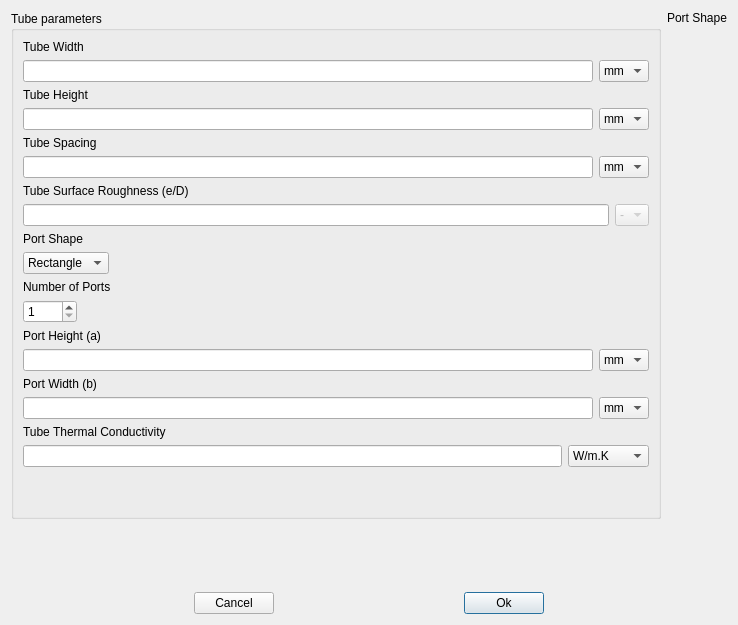
<?xml version="1.0" encoding="UTF-8"?>
<ui version="4.0">
 <class>Form</class>
 <widget class="QWidget" name="Form">
  <property name="geometry">
   <rect>
    <x>0</x>
    <y>0</y>
    <width>738</width>
    <height>625</height>
   </rect>
  </property>
  <property name="windowTitle">
   <string>Tube Definition</string>
  </property>
  <layout class="QVBoxLayout" name="verticalLayout_8">
   <item>
    <layout class="QHBoxLayout" name="horizontalLayout_2">
     <item>
      <widget class="QGroupBox" name="Fin_Parameters_group">
       <property name="title">
        <string>Tube parameters</string>
       </property>
       <layout class="QVBoxLayout" name="verticalLayout_6">
        <item>
         <layout class="QVBoxLayout" name="verticalLayout_19">
          <item>
           <layout class="QVBoxLayout" name="verticalLayout_2">
            <item>
             <widget class="QLabel" name="Tube_w_label">
              <property name="text">
               <string>Tube Width</string>
              </property>
             </widget>
            </item>
            <item>
             <layout class="QHBoxLayout" name="horizontalLayout_3">
              <item>
               <widget class="QLineEdit" name="Tube_w"/>
              </item>
              <item>
               <widget class="QComboBox" name="Tube_w_unit">
                <property name="currentIndex">
                 <number>2</number>
                </property>
                <item>
                 <property name="text">
                  <string>m</string>
                 </property>
                </item>
                <item>
                 <property name="text">
                  <string>cm</string>
                 </property>
                </item>
                <item>
                 <property name="text">
                  <string>mm</string>
                 </property>
                </item>
                <item>
                 <property name="text">
                  <string>ft</string>
                 </property>
                </item>
                <item>
                 <property name="text">
                  <string>in</string>
                 </property>
                </item>
               </widget>
              </item>
             </layout>
            </item>
           </layout>
          </item>
          <item>
           <layout class="QVBoxLayout" name="verticalLayout_3">
            <item>
             <widget class="QLabel" name="Tube_h_label">
              <property name="text">
               <string>Tube Height</string>
              </property>
             </widget>
            </item>
            <item>
             <layout class="QHBoxLayout" name="horizontalLayout_4">
              <item>
               <widget class="QLineEdit" name="Tube_h"/>
              </item>
              <item>
               <widget class="QComboBox" name="Tube_h_unit">
                <property name="currentIndex">
                 <number>2</number>
                </property>
                <item>
                 <property name="text">
                  <string>m</string>
                 </property>
                </item>
                <item>
                 <property name="text">
                  <string>cm</string>
                 </property>
                </item>
                <item>
                 <property name="text">
                  <string>mm</string>
                 </property>
                </item>
                <item>
                 <property name="text">
                  <string>ft</string>
                 </property>
                </item>
                <item>
                 <property name="text">
                  <string>in</string>
                 </property>
                </item>
               </widget>
              </item>
             </layout>
            </item>
           </layout>
          </item>
          <item>
           <layout class="QVBoxLayout" name="verticalLayout_4">
            <item>
             <layout class="QVBoxLayout" name="verticalLayout_11">
              <item>
               <widget class="QLabel" name="Tube_s_label">
                <property name="text">
                 <string>Tube Spacing</string>
                </property>
               </widget>
              </item>
              <item>
               <layout class="QHBoxLayout" name="horizontalLayout_12">
                <item>
                 <widget class="QLineEdit" name="Tube_s">
                  <property name="enabled">
                   <bool>true</bool>
                  </property>
                  <property name="toolTip">
                   <string>Ratio between internal tube roughness to the inner tube diameter</string>
                  </property>
                 </widget>
                </item>
                <item>
                 <widget class="QComboBox" name="Tube_s_unit">
                  <property name="enabled">
                   <bool>true</bool>
                  </property>
                  <property name="currentIndex">
                   <number>2</number>
                  </property>
                  <item>
                   <property name="text">
                    <string>m</string>
                   </property>
                  </item>
                  <item>
                   <property name="text">
                    <string>cm</string>
                   </property>
                  </item>
                  <item>
                   <property name="text">
                    <string>mm</string>
                   </property>
                  </item>
                  <item>
                   <property name="text">
                    <string>ft</string>
                   </property>
                  </item>
                  <item>
                   <property name="text">
                    <string>in</string>
                   </property>
                  </item>
                 </widget>
                </item>
               </layout>
              </item>
             </layout>
            </item>
            <item>
             <layout class="QVBoxLayout" name="verticalLayout_5">
              <item>
               <widget class="QLabel" name="Tube_e_D_label">
                <property name="text">
                 <string>Tube Surface Roughness (e/D)</string>
                </property>
               </widget>
              </item>
              <item>
               <layout class="QHBoxLayout" name="horizontalLayout_6">
                <item>
                 <widget class="QLineEdit" name="Tube_e_D"/>
                </item>
                <item>
                 <widget class="QComboBox" name="Tube_e_D_unit">
                  <property name="enabled">
                   <bool>false</bool>
                  </property>
                  <property name="currentIndex">
                   <number>0</number>
                  </property>
                  <item>
                   <property name="text">
                    <string>-</string>
                   </property>
                  </item>
                 </widget>
                </item>
               </layout>
              </item>
             </layout>
            </item>
            <item>
             <widget class="QLabel" name="Port_shape_label">
              <property name="text">
               <string>Port Shape</string>
              </property>
             </widget>
            </item>
            <item>
             <layout class="QHBoxLayout" name="horizontalLayout_5">
              <item>
               <widget class="QComboBox" name="Port_shape">
                <item>
                 <property name="text">
                  <string>Rectangle</string>
                 </property>
                </item>
                <item>
                 <property name="text">
                  <string>Circle</string>
                 </property>
                </item>
                <item>
                 <property name="text">
                  <string>Triangle</string>
                 </property>
                </item>
               </widget>
              </item>
              <item>
               <spacer name="horizontalSpacer_4">
                <property name="orientation">
                 <enum>Qt::Horizontal</enum>
                </property>
                <property name="sizeHint" stdset="0">
                 <size>
                  <width>40</width>
                  <height>20</height>
                 </size>
                </property>
               </spacer>
              </item>
             </layout>
            </item>
           </layout>
          </item>
          <item>
           <layout class="QVBoxLayout" name="verticalLayout_7">
            <item>
             <widget class="QLabel" name="Port_n_label">
              <property name="text">
               <string>Number of Ports</string>
              </property>
             </widget>
            </item>
            <item>
             <layout class="QHBoxLayout" name="horizontalLayout_8">
              <item>
               <widget class="QSpinBox" name="Port_n">
                <property name="enabled">
                 <bool>true</bool>
                </property>
                <property name="minimum">
                 <number>1</number>
                </property>
                <property name="maximum">
                 <number>1000</number>
                </property>
                <property name="value">
                 <number>1</number>
                </property>
               </widget>
              </item>
              <item>
               <spacer name="horizontalSpacer_8">
                <property name="orientation">
                 <enum>Qt::Horizontal</enum>
                </property>
                <property name="sizeHint" stdset="0">
                 <size>
                  <width>40</width>
                  <height>20</height>
                 </size>
                </property>
               </spacer>
              </item>
             </layout>
            </item>
           </layout>
          </item>
          <item>
           <layout class="QVBoxLayout" name="verticalLayout_14">
            <item>
             <layout class="QVBoxLayout" name="verticalLayout_12">
              <item>
               <widget class="QLabel" name="Port_w_label">
                <property name="text">
                 <string>Port Height (a)</string>
                </property>
               </widget>
              </item>
              <item>
               <layout class="QHBoxLayout" name="horizontalLayout_13">
                <item>
                 <widget class="QLineEdit" name="Port_w">
                  <property name="enabled">
                   <bool>true</bool>
                  </property>
                  <property name="toolTip">
                   <string>Ratio between internal tube roughness to the inner tube diameter</string>
                  </property>
                 </widget>
                </item>
                <item>
                 <widget class="QComboBox" name="Port_w_unit">
                  <property name="enabled">
                   <bool>true</bool>
                  </property>
                  <property name="currentIndex">
                   <number>2</number>
                  </property>
                  <item>
                   <property name="text">
                    <string>m</string>
                   </property>
                  </item>
                  <item>
                   <property name="text">
                    <string>cm</string>
                   </property>
                  </item>
                  <item>
                   <property name="text">
                    <string>mm</string>
                   </property>
                  </item>
                  <item>
                   <property name="text">
                    <string>ft</string>
                   </property>
                  </item>
                  <item>
                   <property name="text">
                    <string>in</string>
                   </property>
                  </item>
                 </widget>
                </item>
               </layout>
              </item>
             </layout>
            </item>
           </layout>
          </item>
          <item>
           <layout class="QVBoxLayout" name="verticalLayout_15"/>
          </item>
          <item>
           <layout class="QVBoxLayout" name="verticalLayout_13">
            <item>
             <widget class="QLabel" name="Port_h_label">
              <property name="text">
               <string>Port Width (b)</string>
              </property>
             </widget>
            </item>
            <item>
             <layout class="QHBoxLayout" name="horizontalLayout_14">
              <item>
               <widget class="QLineEdit" name="Port_h">
                <property name="enabled">
                 <bool>true</bool>
                </property>
                <property name="toolTip">
                 <string>Ratio between internal tube roughness to the inner tube diameter</string>
                </property>
               </widget>
              </item>
              <item>
               <widget class="QComboBox" name="Port_h_unit">
                <property name="enabled">
                 <bool>true</bool>
                </property>
                <property name="currentIndex">
                 <number>2</number>
                </property>
                <item>
                 <property name="text">
                  <string>m</string>
                 </property>
                </item>
                <item>
                 <property name="text">
                  <string>cm</string>
                 </property>
                </item>
                <item>
                 <property name="text">
                  <string>mm</string>
                 </property>
                </item>
                <item>
                 <property name="text">
                  <string>ft</string>
                 </property>
                </item>
                <item>
                 <property name="text">
                  <string>in</string>
                 </property>
                </item>
               </widget>
              </item>
             </layout>
            </item>
           </layout>
          </item>
          <item>
           <layout class="QVBoxLayout" name="verticalLayout_17">
            <item>
             <widget class="QLabel" name="Tube_K_label">
              <property name="text">
               <string>Tube Thermal Conductivity</string>
              </property>
             </widget>
            </item>
            <item>
             <layout class="QHBoxLayout" name="horizontalLayout_16">
              <item>
               <widget class="QLineEdit" name="Tube_K">
                <property name="toolTip">
                 <string>Ratio between internal tube roughness to the inner tube diameter</string>
                </property>
               </widget>
              </item>
              <item>
               <widget class="QComboBox" name="Tube_K_unit">
                <property name="enabled">
                 <bool>true</bool>
                </property>
                <item>
                 <property name="text">
                  <string>W/m.K</string>
                 </property>
                </item>
                <item>
                 <property name="text">
                  <string>Btu/hr.ft.F</string>
                 </property>
                </item>
               </widget>
              </item>
             </layout>
            </item>
           </layout>
          </item>
          <item>
           <spacer name="verticalSpacer_2">
            <property name="orientation">
             <enum>Qt::Vertical</enum>
            </property>
            <property name="sizeHint" stdset="0">
             <size>
              <width>20</width>
              <height>40</height>
             </size>
            </property>
           </spacer>
          </item>
         </layout>
        </item>
       </layout>
      </widget>
     </item>
     <item>
      <layout class="QVBoxLayout" name="verticalLayout">
       <item>
        <widget class="QLabel" name="Port_shape_image_label">
         <property name="text">
          <string>Port Shape</string>
         </property>
        </widget>
       </item>
       <item>
        <widget class="QLabel" name="Port_shape_image">
         <property name="minimumSize">
          <size>
           <width>0</width>
           <height>0</height>
          </size>
         </property>
         <property name="text">
          <string/>
         </property>
        </widget>
       </item>
       <item>
        <spacer name="verticalSpacer_4">
         <property name="orientation">
          <enum>Qt::Vertical</enum>
         </property>
         <property name="sizeHint" stdset="0">
          <size>
           <width>20</width>
           <height>40</height>
          </size>
         </property>
        </spacer>
       </item>
       <item>
        <spacer name="verticalSpacer_3">
         <property name="orientation">
          <enum>Qt::Vertical</enum>
         </property>
         <property name="sizeHint" stdset="0">
          <size>
           <width>20</width>
           <height>40</height>
          </size>
         </property>
        </spacer>
       </item>
      </layout>
     </item>
    </layout>
   </item>
   <item>
    <spacer name="verticalSpacer">
     <property name="orientation">
      <enum>Qt::Vertical</enum>
     </property>
     <property name="sizeHint" stdset="0">
      <size>
       <width>20</width>
       <height>40</height>
      </size>
     </property>
    </spacer>
   </item>
   <item>
    <layout class="QHBoxLayout" name="horizontalLayout">
     <item>
      <spacer name="horizontalSpacer">
       <property name="orientation">
        <enum>Qt::Horizontal</enum>
       </property>
       <property name="sizeHint" stdset="0">
        <size>
         <width>40</width>
         <height>20</height>
        </size>
       </property>
      </spacer>
     </item>
     <item>
      <widget class="QPushButton" name="Cancel_Button">
       <property name="text">
        <string>Cancel</string>
       </property>
      </widget>
     </item>
     <item>
      <spacer name="horizontalSpacer_6">
       <property name="orientation">
        <enum>Qt::Horizontal</enum>
       </property>
       <property name="sizeHint" stdset="0">
        <size>
         <width>40</width>
         <height>20</height>
        </size>
       </property>
      </spacer>
     </item>
     <item>
      <widget class="QPushButton" name="Ok_button">
       <property name="text">
        <string>Ok</string>
       </property>
       <property name="default">
        <bool>true</bool>
       </property>
      </widget>
     </item>
     <item>
      <spacer name="horizontalSpacer_3">
       <property name="orientation">
        <enum>Qt::Horizontal</enum>
       </property>
       <property name="sizeHint" stdset="0">
        <size>
         <width>40</width>
         <height>20</height>
        </size>
       </property>
      </spacer>
     </item>
    </layout>
   </item>
  </layout>
 </widget>
 <resources/>
 <connections/>
</ui>
